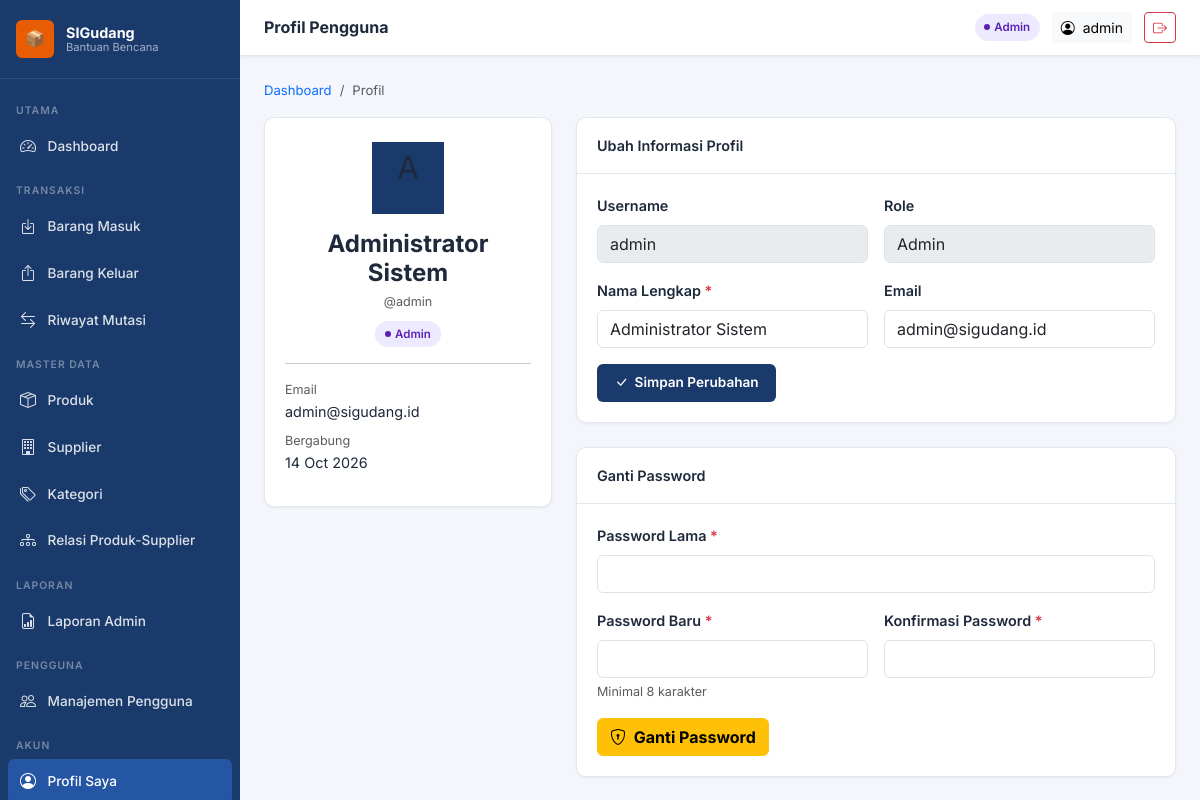
The app's page /auth/profil.php (signed in) with its own data.
### tables this page shows
CREATE TABLE `users` (
  `id`            INT UNSIGNED NOT NULL AUTO_INCREMENT,
  `username`      VARCHAR(80)  NOT NULL,
  `password_hash` VARCHAR(255) NOT NULL,
  `role`          ENUM('admin','staff') NOT NULL DEFAULT 'staff',
  `full_name`     VARCHAR(150) NOT NULL DEFAULT '',
  `email`         VARCHAR(150)          DEFAULT NULL,
  `is_active`     TINYINT(1)   NOT NULL DEFAULT 1,
  `created_at`    DATETIME     NOT NULL DEFAULT CURRENT_TIMESTAMP,
  PRIMARY KEY (`id`),
  UNIQUE KEY `uq_username` (`username`)
);

### helpers/auth.php (called while the page is built, shortened)
<?php
function isLoggedIn(): bool {
    return isset($_SESSION['user_id']) && isset($_SESSION['role']);
}
function getCurrentUser(): ?array {
    return [
        'id'        => $_SESSION['user_id'],
        'username'  => $_SESSION['username'],
        'role'      => $_SESSION['role'],
        'full_name' => $_SESSION['full_name'] ?? '',
    ];
}

### helpers/functions.php (called while the page is built, shortened)
<?php
function e(string $str): string {
    return htmlspecialchars($str, ENT_QUOTES | ENT_HTML5, 'UTF-8');
}
function formatDate(string $date, string $fmt = 'd M Y'): string {
    return (new DateTime($date))->format($fmt);
}

### auth/profil.php (the view, shortened to what this page needs)
<?php
require_once dirname(__DIR__) . '/helpers/auth.php';
require_once dirname(__DIR__) . '/helpers/functions.php';
$db   = getDB();
$u    = getCurrentUser();
$stmt = $db->prepare("SELECT id,username,full_name,email,role,created_at FROM users WHERE id=?");
$stmt->execute([$u['id']]);
$user = $stmt->fetch();
$pageTitle = 'Profil Pengguna';
$activeMenu = 'profil';
include __DIR__ . '/../views/partials/header_admin.php';
?>
<nav class="breadcrumb-bar" aria-label="breadcrumb">
  <ol class="breadcrumb"><li class="breadcrumb-item"><a href="<?= BASE_URL ?>/<?= $u['role'] ?>/dashboard.php">Dashboard</a></li><li class="breadcrumb-item active">Profil</li></ol>
</nav>
<div class="row g-4">
  <div class="col-md-4">
    <div class="card-panel">
      <div class="card-panel-body text-center py-4">
        <div class="user-avatar mx-auto mb-3" style="width:72px;height:72px;font-size:2rem;background:var(--primary)">
        </div>
        <h4 class="fw-bold mb-1"><?= e($user['full_name'] ?: $user['username']) ?></h4>
        <p class="text-muted small mb-2">@<?= e($user['username']) ?></p>
        <span class="badge-status <?= $user['role']==='admin'?'badge-admin':'badge-staff' ?>"><?= ucfirst($user['role']) ?></span>
        <hr>
        <div class="text-start">
          <div class="mb-2"><small class="text-muted d-block">Email</small><?= e($user['email'] ?: '-') ?></div>
          <div class="mb-2"><small class="text-muted d-block">Bergabung</small><?= e(formatDate($user['created_at'],'d M Y')) ?></div>
        </div>
      </div>
    </div>
  </div>
  <div class="col-md-8">
    <div class="card-panel mb-4">
      <div class="card-panel-header">Ubah Informasi Profil</div>
      <div class="card-panel-body">
        <form method="POST" action="">
          <div class="row g-3">
            <div class="col-sm-6">
              <label class="form-label fw-semibold">Username</label>
              <input type="text" class="form-control" value="<?= e($user['username']) ?>" disabled>
            </div>
            <div class="col-sm-6">
              <label class="form-label fw-semibold">Role</label>
              <input type="text" class="form-control" value="<?= ucfirst($user['role']) ?>" disabled>
            </div>
            <div class="col-sm-6">
              <label for="full_name" class="form-label fw-semibold">Nama Lengkap <span class="text-danger">*</span></label>
              <input type="text" id="full_name" name="full_name" class="form-control" value="<?= e($user['full_name']) ?>" required>
            </div>
            <div class="col-sm-6">
              <label for="email" class="form-label fw-semibold">Email</label>
              <input type="email" id="email" name="email" class="form-control" value="<?= e($user['email']) ?>">
            </div>
            <div class="col-12">
              <button type="submit" class="btn-primary-custom">
                <i class="bi bi-check-lg"></i> Simpan Perubahan
              </button>
            </div>
          </div>
        </form>
      </div>
    </div>
    <div class="card-panel">
      <div class="card-panel-header">Ganti Password</div>
      <div class="card-panel-body">
        <form method="POST" action="">
          <div class="row g-3">
            <div class="col-12">
              <label for="old_password" class="form-label fw-semibold">Password Lama <span class="text-danger">*</span></label>
              <input type="password" id="old_password" name="old_password" class="form-control" required>
            </div>
            <div class="col-sm-6">
              <label for="new_password" class="form-label fw-semibold">Password Baru <span class="text-danger">*</span></label>
              <input type="password" id="new_password" name="new_password" class="form-control" minlength="8" required>
              <div class="form-text">Minimal 8 karakter</div>
            </div>
            <div class="col-sm-6">
              <label for="confirm_password" class="form-label fw-semibold">Konfirmasi Password <span class="text-danger">*</span></label>
              <input type="password" id="confirm_password" name="confirm_password" class="form-control" required>
            </div>
            <div class="col-12">
              <button type="submit" class="btn btn-warning fw-bold">
                <i class="bi bi-shield-lock me-1"></i> Ganti Password
              </button>
            </div>
          </div>
        </form>
      </div>
    </div>
  </div>
</div>
<?php include __DIR__ . '/../views/partials/footer_admin.php'; ?>

### views/partials/header_admin.php (shortened to what this page needs)
<?php
require_once dirname(__DIR__,2) . '/helpers/auth.php';
$u = getCurrentUser();
$role = $u['role'] ?? 'staff';
$activeMenu = $activeMenu ?? '';
?>
<!DOCTYPE html>
<html lang="id">
<head>
  <link rel="stylesheet" href="https://cdn.jsdelivr.net/npm/bootstrap@5.3.2/dist/css/bootstrap.min.css">
  <link rel="stylesheet" href="https://cdn.jsdelivr.net/npm/bootstrap-icons@1.11.1/font/bootstrap-icons.css">
  <link rel="stylesheet" href="<?= BASE_URL ?>/assets/css/style.css?v=<?= filemtime(dirname(__DIR__, 2) . '/assets/css/style.css') ?>">
</head>
<body>
<div class="app-wrapper">
<aside class="sidebar" id="appSidebar">
  <div class="sidebar-header">
    <div class="logo-icon">📦</div>
    <div class="logo-text">
      SIGudang
      <span>Bantuan Bencana</span>
    </div>
  </div>
  <nav class="sidebar-nav">
    <div class="nav-section-label">Utama</div>
    <div class="nav-item">
      <a href="<?= BASE_URL ?>/<?= $role ?>/dashboard.php" class="nav-link <?= $activeMenu==='dashboard'?'active':'' ?>">
        <i class="bi bi-speedometer2 nav-icon"></i> Dashboard
      </a>
    </div>
    <?php if ($role === 'admin' || $role === 'staff'): ?>
    <div class="nav-section-label">Transaksi</div>
    <div class="nav-item">
      <a href="<?= BASE_URL ?>/admin/barang_masuk.php" class="nav-link <?= $activeMenu==='masuk'?'active':'' ?>">
        <i class="bi bi-box-arrow-in-down nav-icon"></i> Barang Masuk
      </a>
    </div>
    <div class="nav-item">
      <a href="<?= BASE_URL ?>/admin/barang_keluar.php" class="nav-link <?= $activeMenu==='keluar'?'active':'' ?>">
        <i class="bi bi-box-arrow-up nav-icon"></i> Barang Keluar
      </a>
    </div>
    <div class="nav-item">
      <a href="<?= BASE_URL ?>/admin/mutasi_stok.php" class="nav-link <?= $activeMenu==='mutasi'?'active':'' ?>">
        <i class="bi bi-arrow-left-right nav-icon"></i> Riwayat Mutasi
      </a>
    </div>
    <?php endif; ?>
    <?php if ($role === 'admin'): ?>
    <div class="nav-section-label">Master Data</div>
    <div class="nav-item">
      <a href="<?= BASE_URL ?>/admin/produk.php" class="nav-link <?= $activeMenu==='produk'?'active':'' ?>">
        <i class="bi bi-box-seam nav-icon"></i> Produk
      </a>
    </div>
    <div class="nav-item">
      <a href="<?= BASE_URL ?>/admin/supplier.php" class="nav-link <?= $activeMenu==='supplier'?'active':'' ?>">
        <i class="bi bi-building nav-icon"></i> Supplier
      </a>
    </div>
    <div class="nav-item">
      <a href="<?= BASE_URL ?>/admin/kategori.php" class="nav-link <?= $activeMenu==='kategori'?'active':'' ?>">
        <i class="bi bi-tags nav-icon"></i> Kategori
      </a>
    </div>
    <div class="nav-item">
      <a href="<?= BASE_URL ?>/admin/produk_supplier.php" class="nav-link <?= $activeMenu==='produk_supplier'?'active':'' ?>">
        <i class="bi bi-diagram-3 nav-icon"></i> Relasi Produk-Supplier
      </a>
    </div>
    <div class="nav-section-label">Laporan</div>
    <div class="nav-item">
      <a href="<?= BASE_URL ?>/admin/laporan.php" class="nav-link <?= $activeMenu==='laporan'?'active':'' ?>">
        <i class="bi bi-file-earmark-bar-graph nav-icon"></i> Laporan Admin
      </a>
    </div>
    <div class="nav-section-label">Pengguna</div>
    <div class="nav-item">
      <a href="<?= BASE_URL ?>/admin/pengguna.php" class="nav-link <?= $activeMenu==='pengguna'?'active':'' ?>">
        <i class="bi bi-people nav-icon"></i> Manajemen Pengguna
      </a>
    </div>
    <?php endif; ?>
    <div class="nav-section-label">Akun</div>
    <div class="nav-item">
      <a href="<?= BASE_URL ?>/auth/profil.php" class="nav-link <?= $activeMenu==='profil'?'active':'' ?>">
        <i class="bi bi-person-circle nav-icon"></i> Profil Saya
      </a>
    </div>
  </nav>
</aside>
<div class="main-content">
  <div class="topbar">
    <div class="d-flex align-items-center gap-2">
      <span class="page-title"><?= e($pageTitle ?? 'Dashboard') ?></span>
    </div>
    <div class="topbar-right">
      <span class="badge-status <?= $role==='admin'?'badge-admin':'badge-staff' ?>">
        <?= ucfirst($role) ?>
      </span>
      <a href="<?= BASE_URL ?>/auth/profil.php" class="btn btn-sm btn-light">
        <i class="bi bi-person-circle"></i>
        <span class="d-none d-md-inline ms-1"><?= e($u['username']) ?></span>
      </a>
      <a href="<?= BASE_URL ?>/auth/logout.php" class="btn btn-sm btn-outline-danger">
        <i class="bi bi-box-arrow-right"></i>
      </a>
    </div>
  </div>
  <div class="content-area">

### assets/css/style.css (style rules this page uses)
:root { --primary: #1a3a6b; --primary-dark: #122a52; --primary-light: #2456a4; --accent: #e85d04; --accent-light: #ff6b08; --success: #0fa86a; --danger: #dc3545; --warning: #ffc107; --info: #0dcaf0; --sidebar-bg: #1a3a6b; --sidebar-text: rgba(255,255,255,0.85); --sidebar-hover: rgba(255,255,255,0.12); --sidebar-active:#2456a4; --body-bg: #f4f6fb; --card-bg: #ffffff; --border-color: #e2e8f0; --text-primary: #1e293b; --text-secondary:#64748b; --text-muted: #94a3b8; --shadow-sm: 0 1px 3px rgba(0,0,0,0.06); --shadow-md: 0 4px 16px rgba(0,0,0,0.08); --shadow-lg: 0 8px 32px rgba(0,0,0,0.12); --radius-sm: 6px; --radius-md: 10px; --radius-lg: 16px; --transition: all 0.2s ease; }
*, *::before, *::after { box-sizing: border-box; }
body { font-family: 'Inter', sans-serif; background: var(--body-bg); color: var(--text-primary); font-size: 0.9rem; line-height: 1.6; margin: 0; }
a { text-decoration: none; transition: var(--transition); }
.app-wrapper { display: flex; min-height: 100vh; }
.sidebar { width: 240px; background: var(--sidebar-bg); position: fixed; top: 0; left: 0; bottom: 0; z-index: 1000; display: flex; flex-direction: column; overflow-y: auto; transition: width 0.25s ease; }
.sidebar-header { padding: 1.25rem 1rem; border-bottom: 1px solid rgba(255,255,255,0.1); display: flex; align-items: center; gap: 0.75rem; }
.sidebar-header .logo-icon { width: 38px; height: 38px; background: var(--accent); border-radius: var(--radius-sm); display: flex; align-items: center; justify-content: center; font-size: 1rem; flex-shrink: 0; }
.sidebar-header .logo-text { color: #fff; font-weight: 700; font-size: 0.9rem; line-height: 1.2; }
.sidebar-header .logo-text span { display: block; font-size: 0.7rem; font-weight: 400; color: rgba(255,255,255,0.6); }
.sidebar-nav { flex: 1; padding: 0.75rem 0; }
.nav-section-label { padding: 0.75rem 1rem 0.3rem; font-size: 0.65rem; font-weight: 600; letter-spacing: 1px; color: rgba(255,255,255,0.4); text-transform: uppercase; }
.sidebar-nav .nav-item { padding: 0 0.5rem; margin-bottom: 2px; }
.sidebar-nav .nav-link { color: var(--sidebar-text) !important; display: flex; align-items: center; gap: 0.6rem; padding: 0.6rem 0.75rem; border-radius: var(--radius-sm); font-size: 0.85rem; font-weight: 500; transition: var(--transition); }
.sidebar-nav .nav-link.active { background: var(--sidebar-active); color: #fff !important; }
.sidebar-nav .nav-link .nav-icon { font-size: 1rem; width: 18px; flex-shrink: 0; }
.main-content { margin-left: 240px; flex: 1; display: flex; flex-direction: column; min-height: 100vh; }
.topbar { background: var(--card-bg); border-bottom: 1px solid var(--border-color); padding: 0.75rem 1.5rem; display: flex; align-items: center; justify-content: space-between; position: sticky; top: 0; z-index: 100; box-shadow: var(--shadow-sm); }
.topbar .page-title { font-weight: 700; font-size: 1rem; color: var(--text-primary); }
.topbar .topbar-right { display: flex; align-items: center; gap: 0.75rem; }
.content-area { padding: 1.5rem; flex: 1; }
.card-panel { background: var(--card-bg); border-radius: var(--radius-md); box-shadow: var(--shadow-sm); border: 1px solid var(--border-color); }
.card-panel-header { padding: 1rem 1.25rem; border-bottom: 1px solid var(--border-color); display: flex; align-items: center; justify-content: space-between; font-weight: 600; font-size: 0.9rem; color: var(--text-primary); }
.card-panel-body { padding: 1.25rem; }
.badge-status { display: inline-flex; align-items: center; gap: 4px; padding: 0.25rem 0.6rem; border-radius: 20px; font-size: 0.72rem; font-weight: 600; }
.badge-status::before { content: ''; width: 6px; height: 6px; border-radius: 50%; background: currentColor; }
.badge-admin { background: #ede9fe; color: #5b21b6; }
.btn-primary-custom { background: var(--primary); color: #fff; border: none; padding: 0.5rem 1.1rem; border-radius: var(--radius-sm); font-size: 0.85rem; font-weight: 600; display: inline-flex; align-items: center; gap: 0.4rem; cursor: pointer; transition: var(--transition); }
.breadcrumb-bar { background: none; padding: 0; margin-bottom: 1rem; }
.breadcrumb-bar .breadcrumb-item { font-size: 0.82rem; }

### records on screen
users: role "Admin", username "admin", full_name "Administrator Sistem", email "admin@sigudang.id", created_at "14 Oct 2026"

### other values on screen
$pageTitle "Profil Pengguna"
